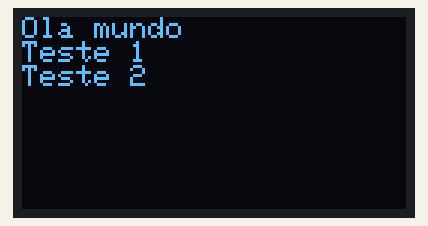
The sketch below on a simulated ESP32. On the bench: 128×64 one-colour display.

Above: at 0.1 s.

The sketch:

leitura_saida_analogica.ino
```cpp
#include <DHT.h>
#include <Wire.h>
#include <Adafruit_GFX.h>
#include <Adafruit_SSD1306.h>

#define OLED_ADDR 0x3c
#define SCREEN_WIDTH 128
#define SCREEN_HEIGHT 64

Adafruit_SSD1306 display(SCREEN_WIDTH, SCREEN_HEIGHT, &Wire, 16);

void setup() {
  Serial.begin(115200);
  Wire.begin(4, 15);

  if(!display.begin(SSD1306_SWITCHCAPVCC, OLED_ADDR))
      Serial.println("Display OLED: falha ao inicializar");
  else
  {
      display.clearDisplay();
      display.setTextSize(1);
      display.setTextColor(WHITE);
  }
}

void loop() {
    display.clearDisplay();
    display.setCursor(0, 0);
    display.println("Ola mundo");
    display.println("Teste 1");
    display.println("Teste 2");
    display.display();
}
```
